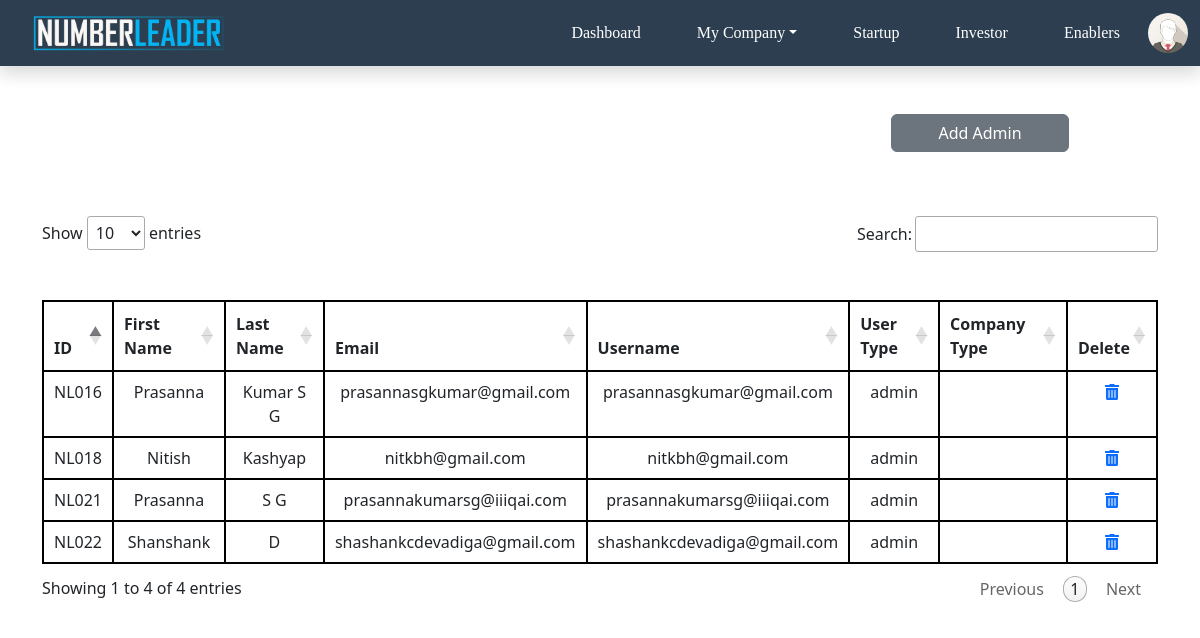
Screenshot of /admins (signed in) with the database file from the repository.
### app1/models.py (models this page shows, shortened)
class User(models.Model):
    user_id = models.CharField(max_length=10, primary_key=True, editable=False)
    username = models.CharField(max_length=50, unique=True, null=False)
    email = models.EmailField(null=False)
    phone_number = models.IntegerField(null=True)
    linkedin_url = models.CharField(max_length=100,null=True)
    firstname = models.CharField(max_length=50,null=False)
    lastname = models.CharField(max_length=50,null=True)
    password = models.CharField(max_length=150,null=False)
    user_type = models.CharField(max_length=12,default='admin')
    company_type = models.CharField(max_length=20)
    email_verified=models.BooleanField(null=True, default=False)

### app1/views.py (the view)
# urls.py: path('admins',admins,name='admins'),
def admins(request):
    admins = User.objects.all()
    context = {'admins':admins}
    return render(request,'super_admin/admins.html',context)

### app1/context_processors.py (called while the page is built)
def custom_user(request):
    user_id = request.session.get('current_user_id')
    if user_id:
        try:
            user = User.objects.get(user_id=user_id)
            return {'current_user': user}
        except User.DoesNotExist:
            pass
    return {'current_user': None}

def custom_subuser(request):
    subuser_id = request.session.get('current_subuser_id')
    if subuser_id:
        try:
            subuser = Team.objects.get(subuser_id=subuser_id)
            return {'current_subuser': subuser}
        except Team.DoesNotExist:
            pass
    return {'current_subuser': None}

### templates/super_admin/admins.html (shortened to what this page needs)
{% extends '../base.html' %}
{% block content %}
<link rel="stylesheet" type="text/css" href="https://cdn.datatables.net/1.11.5/css/jquery.dataTables.min.css"/>
<div class="container">
    <div class="row mt-5">
        <div class="col-md-4">
        </div>
        <div class="col-md-4"></div>
        <div class="col-md-4 text-center">
            <a class="btn btn-secondary pl pr mb-3 text-white w-50" href="{% url 'add_team' %}">
                Add Admin
            </a>
        </div>
    </div>
    <div class="row mt-5 mb-5">
        <div class="col-md-12">
            <div class="table-responsive">
                <table id="teamTable" class="table table-bordered text-center">
                    <thead>
                        <tr>
                            <th>ID</th>
                            <th>First Name</th>
                            <th>Last Name</th>
                            <th>Email</th>
                            <th>Username</th>
                            <th>User Type</th>
                            <th>Company Type</th>
                            <th>Delete</th>
                        </tr>
                    </thead>
                    <tbody>
                        {% for admin in admins %}
                        <tr>
                            <td>{{admin.user_id}}</td>
                            <td>{{ admin.firstname }}</td>
                            <td>{{ admin.lastname }}</td>
                            <td>{{ admin.email }}</td>
                            <td>{{ admin.username }}</td>
                            <td>{{ admin.user_type }}</td>
                            <td>{{ admin.role }}</td>
                            <td><a href="#" onclick="return confirmDelete('{{ user.user_id }}')"><i class="fa fa-trash-alt"></i></a></td>
                        </tr>
                        {% endfor %}
                    </tbody>
                </table>
            </div>
        </div>
    </div>
</div>
{% endblock content %}

### templates/base.html (shortened to what this page needs)
{% load static %}
<!DOCTYPE html>
<html lang="en">
<head>
  <link href="{% static 'css/bootstrap.min.css' %}" rel="stylesheet">
  <link href="{% static 'css/styles.css'%}" rel="stylesheet">
  <link href="{% static 'css/super_admin.css'%}" rel="stylesheet">
  <link href="https://cdn.jsdelivr.net/npm/bootstrap@5.3.0/dist/css/bootstrap.min.css" rel="stylesheet">
  <link rel="stylesheet" href="https://cdnjs.cloudflare.com/ajax/libs/font-awesome/5.15.4/css/all.min.css">
  <link rel="stylesheet" type="text/css" href="https://cdn.datatables.net/1.10.25/css/jquery.dataTables.min.css">
</head>
<body>
  <nav class="navbar navbar-expand-sm shadow">
    <div class="container-fluid">
      <a class="navbar-brand"><img src="{% static 'images/logo.png'%}" style="margin-left:20px;"></a>
      <div class="collapse navbar-collapse" id="collapsibleNavbar">
        <ul class="navbar-nav">
          {% if current_user or current_subuser %}
          <li class="nav-item">
            <a class="nav-link" style="font-size: 16px !important;" href="{% url 'admin_dashboard' %}">Dashboard</a>
          </li>
          <li class="nav-item dropdown">
            <a class="nav-link dropdown-toggle" href="#" id="myCompanyDropdown" role="button" data-bs-toggle="dropdown"
              aria-expanded="false">
            </a>
          </li>
          <li class="nav-item">
            <a class="nav-link" style="font-size: 16px !important;" href="#">Startup</a>
          </li>
          <li class="nav-item">
            <a class="nav-link" style="font-size: 16px !important;" href="#">Investor</a>
          </li>
          <li class="nav-item">
            <a class="nav-link" style="font-size: 16px !important;" href="#">Enablers</a>
          </li>
          {% endif %}
        </ul>
      </div>
      {% if current_user or current_subuser %}
      <div class="user-info">
        <img src="{% static 'images/img_avatar.png' %}" alt="User Avatar" class="user-avatar">
      </div>
      {% endif %}
    </div>
  </nav>
  {% block content %}
  {% endblock content %}
</body>
</html>

### static/css/styles.css (style rules this page uses)
.nav-item { padding:0px 10px; }
.nav-link { font-size:15px; font-weight:700; font-family: 'Times New Roman' !important; }
a { text-decoration:none; }
.pr { padding-right:20px; }
.pl { padding-left:20px; }
ul { list-style-type:none; }
body { font-family: 'Times New Roman','Arial', sans-serif; background-color: var(--bg-color); }
:root { --primary-color: #4a90e2; --secondary-color: #2c3e50; --accent-color: #00eb0c; --text-color: #333; --bg-color: #f4f4f4; }
.navbar { background-color: var(--secondary-color); padding: 0.7rem; font-family: 'Times New Roman'; }
.navbar-brand img { height: 40px; padding-right: 300px; }
.nav-link { color: white !important; margin: 0 10px; transition: color 0.3s; padding: 0.5rem 1rem; font-family: 'Times New Roman' !important; }
.user-info { position: relative; cursor: pointer; }
.user-avatar { width: 40px; height: 40px; border-radius: 50%; }
body { font-family: "Times New Roman", sans-serif; }

### templates/super_admin/admins.html (style rules this page uses)
table { border: 1px solid #000000 !important; border-collapse: collapse; }
table th, table td { border: 1px solid #000000 !important; }

### rows the page displays
User: user_id "NL016", firstname "Prasanna", lastname "Kumar S G", email "prasannasgkumar@gmail.com", username "prasannasgkumar@gmail.com", user_type "admin"
User: user_id "NL018", firstname "Nitish", lastname "Kashyap", email "nitkbh@gmail.com", username "nitkbh@gmail.com", user_type "admin"
User: user_id "NL021", firstname "Prasanna", lastname "S G", email "prasannakumarsg@iiiqai.com", username "prasannakumarsg@iiiqai.com", user_type "admin"
User: user_id "NL022", firstname "Shanshank", lastname "D", email "shashankcdevadiga@gmail.com", username "shashankcdevadiga@gmail.com", user_type "admin"
